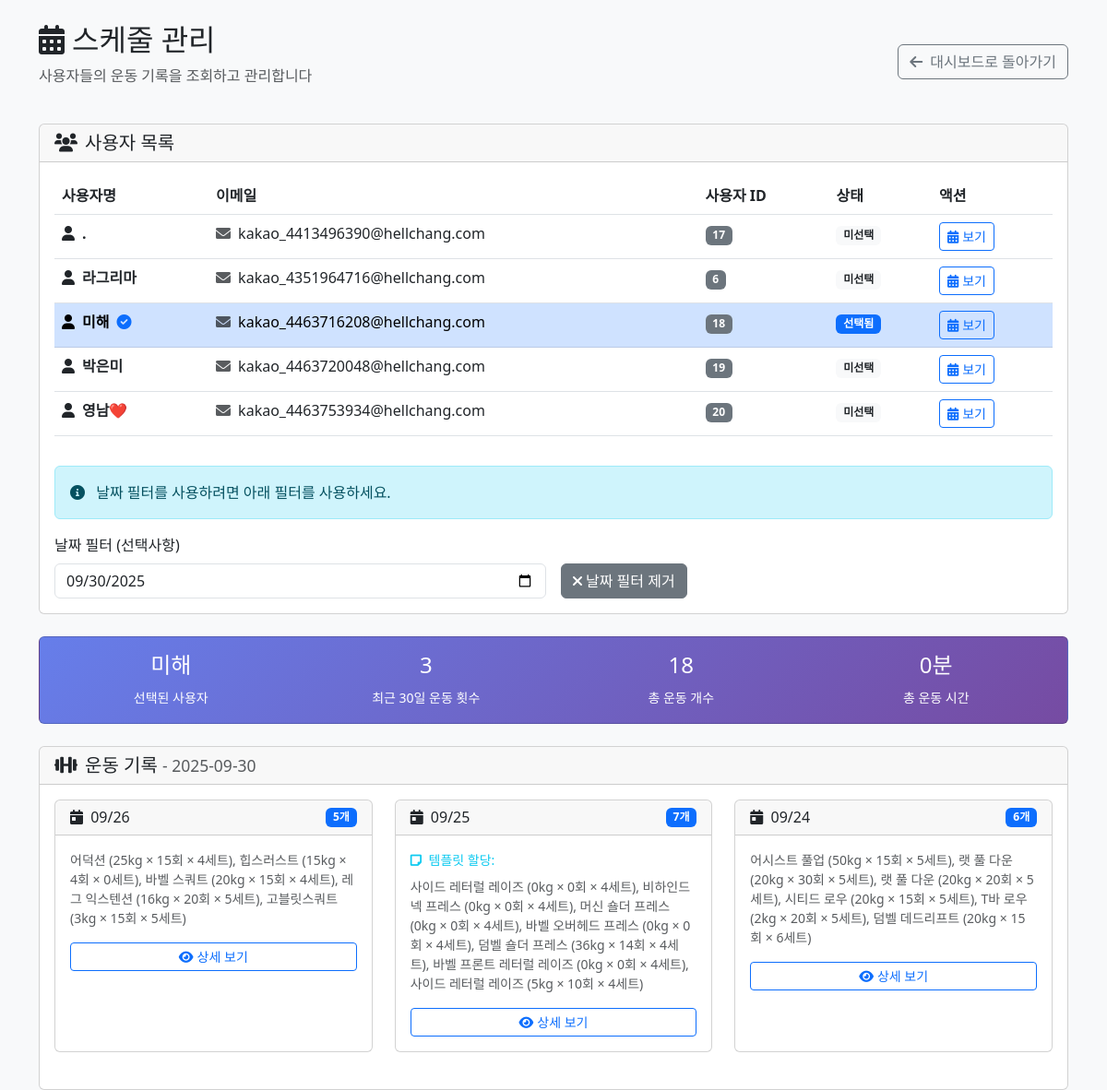
The app's page /admin/schedule_management.php?user_id=18 (signed in), older data.
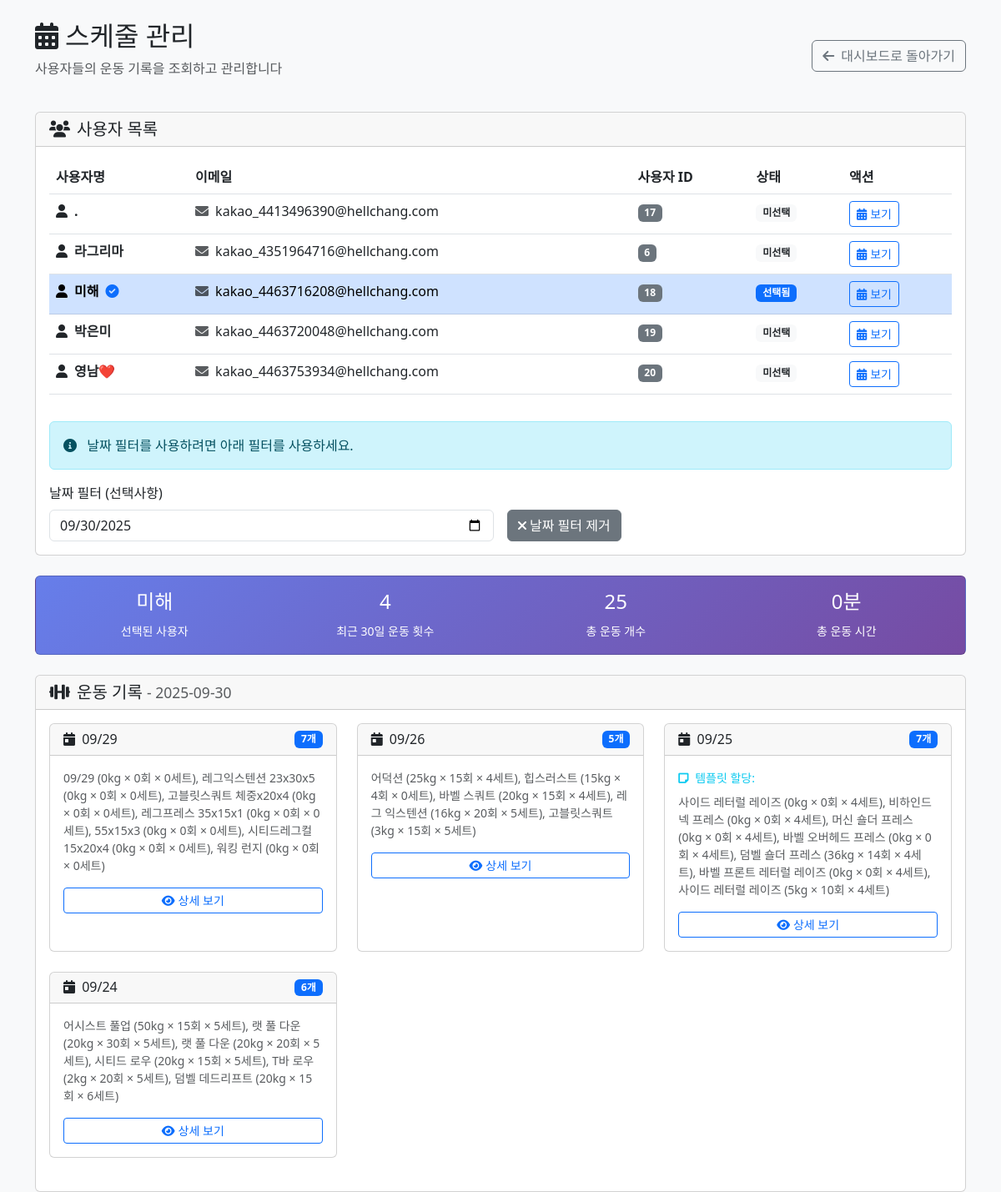
The same page, newer data.
### tables this page shows
CREATE TABLE IF NOT EXISTS `users` (
  `id` int(11) NOT NULL AUTO_INCREMENT,
  `kakao_id` bigint(20) DEFAULT NULL,
  `username` varchar(100) NOT NULL,
  `email` varchar(255) DEFAULT NULL,
  `profile_image` varchar(500) DEFAULT NULL,
  `created_at` timestamp NULL DEFAULT current_timestamp(),
  `updated_at` timestamp NULL DEFAULT current_timestamp() ON UPDATE current_timestamp(),
  `is_active` tinyint(1) NOT NULL DEFAULT 1,
  `password` varchar(255) DEFAULT NULL,
  PRIMARY KEY (`id`) USING BTREE,
  UNIQUE KEY `email` (`email`) USING BTREE,
  UNIQUE KEY `kakao_id` (`kakao_id`) USING BTREE,
  KEY `idx_users_kakao_id` (`kakao_id`) USING BTREE
);

CREATE TABLE IF NOT EXISTS `m_workout_session` (
  `session_id` bigint(20) NOT NULL AUTO_INCREMENT,
  `user_id` bigint(20) NOT NULL,
  `workout_date` date NOT NULL,
  `note` varchar(255) DEFAULT NULL,
  `duration` decimal(6,2) DEFAULT NULL COMMENT '운동 시간(분)',
  `start_time` datetime DEFAULT NULL COMMENT '운동 시작시간',
  `end_time` datetime DEFAULT NULL COMMENT '운동 종료시간',
  PRIMARY KEY (`session_id`)
);

### admin/schedule_management.php (the view, shortened to what the changed rows need)
<?php
$pdo = getDB();
$stmt = $pdo->prepare('SELECT id, username, email FROM users WHERE is_active = 1 ORDER BY username ASC');
$stmt->execute();
$users = $stmt->fetchAll(PDO::FETCH_ASSOC);
$selected_user_id = isset($_GET['user_id']) ? (int)$_GET['user_id'] : null;
$selected_date = isset($_GET['date']) ? $_GET['date'] : date('Y-m-d');
$workoutSessions = [];
$selectedUser = null;
if ($selected_user_id) {
    $stmt = $pdo->prepare('SELECT id, username, email FROM users WHERE id = ?');
    $stmt->execute([$selected_user_id]);
    $selectedUser = $stmt->fetch(PDO::FETCH_ASSOC);
    $stmt = $pdo->prepare('
        SELECT
            ws.session_id,
            ws.workout_date,
            ws.note,
            ws.duration,
            ws.start_time,
            ws.end_time,
            COUNT(we.wx_id) as exercise_count,
            GROUP_CONCAT(
                CONCAT(
                    COALESCE(e.name_kr, we.original_exercise_name, "알 수 없음"),
                    " (", CAST(COALESCE(we.weight, 0) AS UNSIGNED), "kg × ", COALESCE(we.reps, 0), "회 × ", COALESCE(we.sets, 0), "세트)"
                )
                ORDER BY we.order_no SEPARATOR ", "
            ) as exercise_summary
        FROM m_workout_session ws
        LEFT JOIN m_workout_exercise we ON ws.session_id = we.session_id
        LEFT JOIN m_exercise e ON we.ex_id = e.ex_id
        WHERE ws.user_id = ?
        AND ws.workout_date >= DATE_SUB(CURDATE(), INTERVAL 30 DAY)
        GROUP BY ws.session_id, ws.workout_date, ws.note, ws.duration, ws.start_time, ws.end_time
        ORDER BY ws.workout_date DESC, ws.session_id DESC
    ');
    $stmt->execute([$selected_user_id]);
    $workoutSessions = $stmt->fetchAll(PDO::FETCH_ASSOC);
}
?>
<!DOCTYPE html>
<html lang="ko">
<head>
    <link href="https://cdn.jsdelivr.net/npm/bootstrap@5.3.0/dist/css/bootstrap.min.css" rel="stylesheet">
    <link href="https://cdnjs.cloudflare.com/ajax/libs/font-awesome/6.0.0/css/all.min.css" rel="stylesheet">
</head>
<body class="bg-light">
    <div class="container mt-4">
        <div class="row mb-4">
            <div class="col">
                <div class="d-flex justify-content-between align-items-center">
                    <div>
                        <h2><i class="fas fa-calendar-alt me-2"></i>스케줄 관리</h2>
                    </div>
                </div>
            </div>
        </div>
        <div class="row mb-4">
            <div class="col">
                <div class="card">
                    <div class="card-body">
                        <div class="table-responsive">
                            <table class="table table-hover">
                                <thead>
                                    <tr>
                                        <th>사용자명</th>
                                        <th>이메일</th>
                                        <th>사용자 ID</th>
                                        <th>상태</th>
                                        <th>액션</th>
                                    </tr>
                                </thead>
                                <tbody>
                                    <?php foreach ($users as $user): ?>
                                    <tr class="<?= $selected_user_id == $user['id'] ? 'table-primary' : '' ?>"
                                        style="cursor: pointer;"
                                        onclick="selectUser(<?= $user['id'] ?>)">
                                        <td>
                                            <div class="d-flex align-items-center">
                                                <i class="fas fa-user me-2"></i>
                                                <strong><?= htmlspecialchars($user['username']) ?></strong>
                                                <?php if ($selected_user_id == $user['id']): ?>
                                                <i class="fas fa-check-circle text-primary ms-2"></i>
                                                <?php endif; ?>
                                            </div>
                                        </td>
                                        <td>
                                            <?php if ($user['email']): ?>
                                            <i class="fas fa-envelope me-1 text-muted"></i>
                                            <?= htmlspecialchars($user['email']) ?>
                                            <?php else: ?>
                                            <span class="text-muted">-</span>
                                            <?php endif; ?>
                                        </td>
                                        <td>
                                            <span class="badge bg-secondary"><?= $user['id'] ?></span>
                                        </td>
                                        <td>
                                            <?php if ($selected_user_id == $user['id']): ?>
                                            <span class="badge bg-primary">선택됨</span>
                                            <?php else: ?>
                                            <span class="badge bg-light text-dark">미선택</span>
                                            <?php endif; ?>
                                        </td>
                                        <td>
                                            <button class="btn btn-outline-primary btn-sm"
                                                    onclick="event.stopPropagation(); viewUserSchedule(<?= $user['id'] ?>)">
                                                <i class="fas fa-calendar-alt me-1"></i>보기
                                            </button>
                                        </td>
                                    </tr>
                                    <?php endforeach; ?>
                                </tbody>
                            </table>
                        </div>
                    </div>
                </div>
            </div>
        </div>
        <?php if ($selectedUser): ?>
        <div class="row mb-4">
            <div class="col">
                <div class="card stats-card">
                    <div class="card-body">
                        <div class="row text-center">
                            <div class="col-md-3">
                                <h4><?= htmlspecialchars($selectedUser['username']) ?></h4>
                                <small>선택된 사용자</small>
                            </div>
                            <div class="col-md-3">
                                <h4><?= count($workoutSessions) ?></h4>
                                <small>최근 30일 운동 횟수</small>
                            </div>
                            <div class="col-md-3">
                                <h4>
                                    <?php
                                    $totalExercises = 0;
                                    foreach ($workoutSessions as $session) {
                                        $totalExercises += $session['exercise_count'];
                                    }
                                    echo $totalExercises;
                                    ?>
                                </h4>
                                <small>총 운동 개수</small>
                            </div>
                            <div class="col-md-3">
                                <h4>
                                    <?php
                                    $totalDuration = 0;
                                    foreach ($workoutSessions as $session) {
                                        $totalDuration += $session['duration'] ?: 0;
                                    }
                                    echo round($totalDuration) . '분';
                                    ?>
                                </h4>
                                <small>총 운동 시간</small>
                            </div>
                        </div>
                    </div>
                </div>
            </div>
        </div>
        <div class="row">
            <div class="col">
                <div class="card">
                    <div class="card-header">
                        <h5 class="mb-0">
                            <i class="fas fa-dumbbell me-2"></i>운동 기록
                            <?php if ($selected_date): ?>
                            <small class="text-muted">- <?= $selected_date ?></small>
                            <?php endif; ?>
                        </h5>
                    </div>
                    <div class="card-body">
                        <?php if (empty($workoutSessions)): ?>
                        <div class="text-center py-5">
                            <i class="fas fa-calendar-times fa-3x text-muted mb-3"></i>
                            <h5 class="text-muted">운동 기록이 없습니다</h5>
                            <p class="text-muted">이 사용자는 아직 운동을 기록하지 않았습니다.</p>
                        </div>
                        <?php else: ?>
                        <div class="row">
                            <?php foreach ($workoutSessions as $session): ?>
                            <div class="col-md-6 col-lg-4 mb-4">
                                <div class="card session-card h-100">
                                    <div class="card-header">
                                        <div class="d-flex justify-content-between align-items-center">
                                            <h6 class="mb-0">
                                                <i class="fas fa-calendar-day me-1"></i>
                                                <?= date('m/d', strtotime($session['workout_date'])) ?>
                                            </h6>
                                            <span class="badge bg-primary"><?= $session['exercise_count'] ?>개</span>
                                        </div>
                                    </div>
                                    <div class="card-body">
                                        <?php if ($session['note']): ?>
                                        <p class="text-info small mb-2">
                                            <i class="fas fa-sticky-note me-1"></i>
                                            <?= htmlspecialchars($session['note']) ?>
                                        </p>
                                        <?php endif; ?>
                                        <p class="text-muted small mb-3">
                                            <?= htmlspecialchars($session['exercise_summary']) ?>
                                        </p>
                                        <div class="d-grid">
                                            <button class="btn btn-outline-primary btn-sm"
                                                    onclick="viewSessionDetails(<?= $session['session_id'] ?>)">
                                                <i class="fas fa-eye me-1"></i>상세 보기
                                            </button>
                                        </div>
                                    </div>
                                </div>
                            </div>
                            <?php endforeach; ?>
                        </div>
                        <?php endif; ?>
                    </div>
                </div>
            </div>
        </div>
        <?php endif; ?>
    </div>
</body>
</html>

Row changes from the older to the newer data that the page shows:
added m_workout_session: workout_date "09/29", exercise_count "7", exercise_summary "09/29 (0kg × 0회 × 0세트), 레그익스텐션 23x30x5 (0kg × 0회 × 0세트), 고블릿스쿼트 체중x20x4 (0kg × 0회 × 0세트), 레그프레스 35x15x1 (0kg × 0회 × 0세트), 55x15x3 (0kg × 0회 × 0세트), 시티드레그컬 15x20x4 (0kg × 0회 × 0세트), 워킹 런지 (0kg × 0회 × 0세트)"
Text that changed along with them:
count($workoutSessions): "3" → "4"
$totalExercises: "18" → "25"
